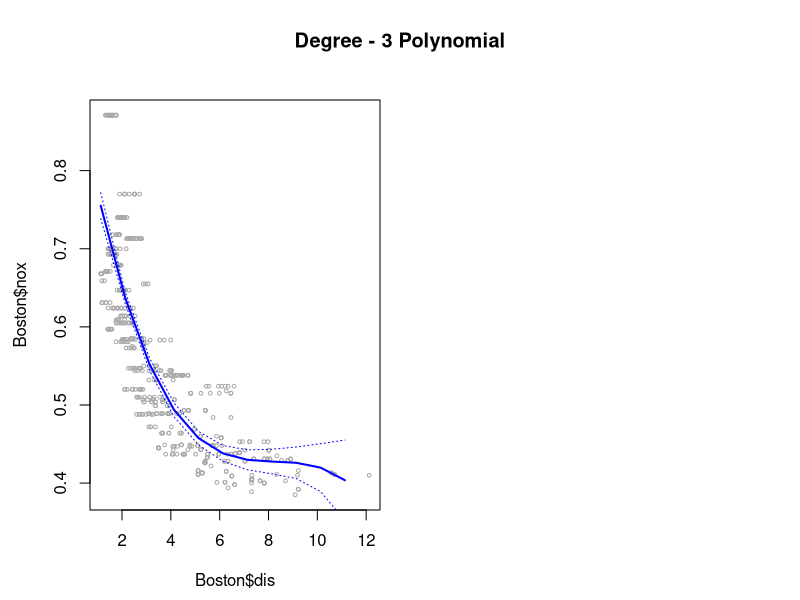

Recreate this plot in R.
# This question uses the variables dis (the weighted mean of distances
# to five Boston employment centers) and nox (nitrogen oxides concentration
# in parts per 10 million) from the Boston data. We will treat
# dis as the predictor and nox as the response.
library(MASS)



# (a) Use the poly() function to fit a cubic polynomial regression to
# predict nox using dis. Report the regression output, and plot
# the resulting data and polynomial fits.



fit_nox3 = lm(nox ~ poly(dis, 3), data = Boston)

dislims = range(Boston$dis)
dis.grid = seq(from = dislims[1], to = dislims[2])
preds = predict(fit_nox3, newdata = list(dis = dis.grid), se = TRUE)
se.bands = cbind(preds$fit + 2 * preds$se.fit, preds$fit - 2 * preds$se.fit)

par(mfrow = c(1, 2), mar = c(4.5, 4.5, 1, 1), oma = c(0, 0, 4, 0))
plot(Boston$dis, Boston$nox, xlim = dislims, cex = .5, col = "darkgrey")
title("Degree - 3 Polynomial", outer = T)
lines(dis.grid, preds$fit, lwd = 2, col = "blue")
matlines(dis.grid, se.bands, lwd = 1, col = "blue", lty = 3)


# (b) Plot the polynomial fits for a range of different polynomial
# degrees (say, from 1 to 10), and report the associated residual
# sum of squares.





# (c) Perform cross-validation or another approach to select the optimal
# degree for the polynomial, and explain your results.





# (d) Use the bs() function to fit a regression spline to predict nox
# using dis. Report the output for the fit using four degrees of
# freedom. How did you choose the knots? Plot the resulting fit.





# (e) Now fit a regression spline for a range of degrees of freedom, and
# plot the resulting fits and report the resulting RSS. Describe the
# results obtained.





# (f) Perform cross-validation or another approach in order to select
# the best degrees of freedom for a regression spline on this data.
# Describe your results.
